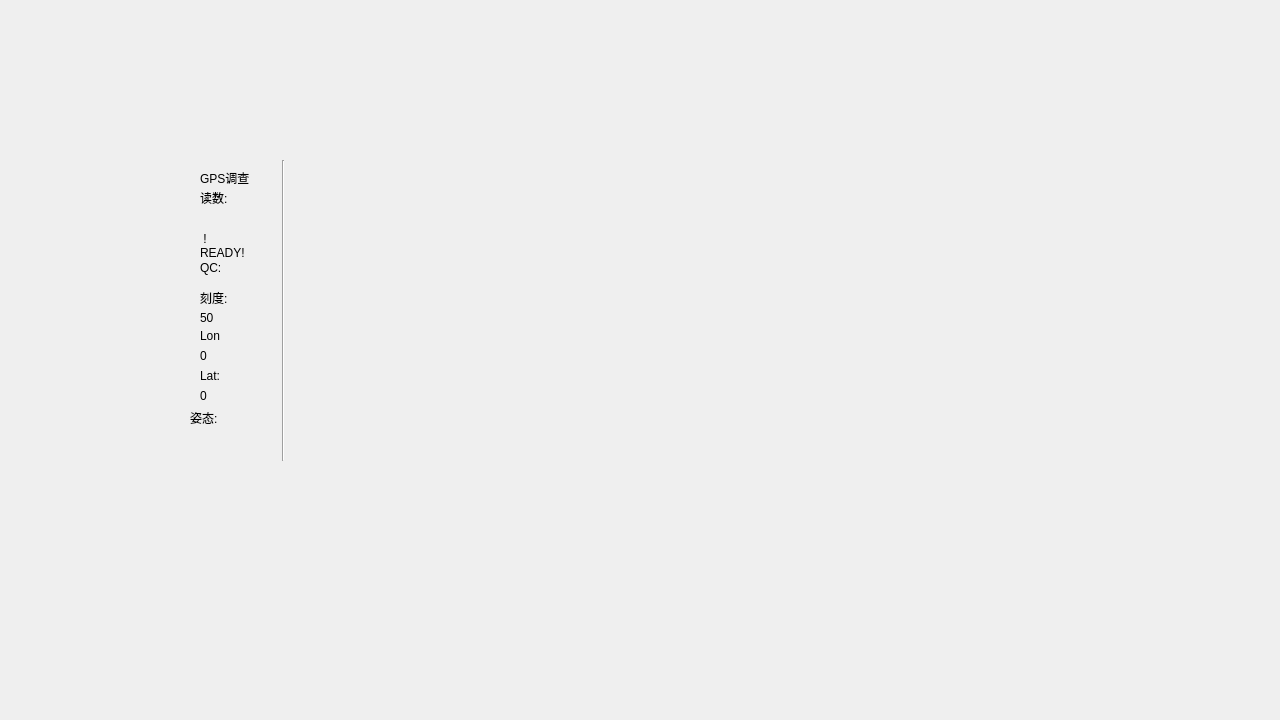
<?xml version="1.0" encoding="UTF-8"?>
<ui version="4.0">
 <class>MappedMode</class>
 <widget class="QMainWindow" name="MappedMode">
  <property name="geometry">
   <rect>
    <x>0</x>
    <y>0</y>
    <width>1280</width>
    <height>720</height>
   </rect>
  </property>
  <property name="windowTitle">
   <string>MainWindow</string>
  </property>
  <widget class="QWidget" name="centralwidget">
   <widget class="QLabel" name="qcDataLabel">
    <property name="geometry">
     <rect>
      <x>200</x>
      <y>270</y>
      <width>61</width>
      <height>16</height>
     </rect>
    </property>
    <property name="text">
     <string/>
    </property>
   </widget>
   <widget class="QLabel" name="fieldLabel">
    <property name="geometry">
     <rect>
      <x>200</x>
      <y>190</y>
      <width>71</width>
      <height>16</height>
     </rect>
    </property>
    <property name="styleSheet">
     <string notr="true"/>
    </property>
    <property name="text">
     <string>读数:</string>
    </property>
   </widget>
   <widget class="QLabel" name="scaleDataLabel">
    <property name="geometry">
     <rect>
      <x>200</x>
      <y>310</y>
      <width>61</width>
      <height>16</height>
     </rect>
    </property>
    <property name="text">
     <string>50</string>
    </property>
   </widget>
   <widget class="QLabel" name="qcLabel">
    <property name="geometry">
     <rect>
      <x>200</x>
      <y>260</y>
      <width>61</width>
      <height>16</height>
     </rect>
    </property>
    <property name="styleSheet">
     <string notr="true"/>
    </property>
    <property name="text">
     <string>QC:</string>
    </property>
   </widget>
   <widget class="QLabel" name="modeLabel">
    <property name="geometry">
     <rect>
      <x>200</x>
      <y>170</y>
      <width>101</width>
      <height>16</height>
     </rect>
    </property>
    <property name="styleSheet">
     <string notr="true"/>
    </property>
    <property name="text">
     <string>GPS调查</string>
    </property>
    <property name="wordWrap">
     <bool>true</bool>
    </property>
   </widget>
   <widget class="QLabel" name="scaleLabel">
    <property name="geometry">
     <rect>
      <x>200</x>
      <y>290</y>
      <width>61</width>
      <height>16</height>
     </rect>
    </property>
    <property name="styleSheet">
     <string notr="true"/>
    </property>
    <property name="text">
     <string>刻度:</string>
    </property>
   </widget>
   <widget class="QLabel" name="fieldDataLabel">
    <property name="geometry">
     <rect>
      <x>200</x>
      <y>210</y>
      <width>81</width>
      <height>16</height>
     </rect>
    </property>
    <property name="text">
     <string/>
    </property>
   </widget>
   <widget class="Line" name="line">
    <property name="geometry">
     <rect>
      <x>273</x>
      <y>160</y>
      <width>20</width>
      <height>301</height>
     </rect>
    </property>
    <property name="autoFillBackground">
     <bool>false</bool>
    </property>
    <property name="orientation">
     <enum>Qt::Vertical</enum>
    </property>
   </widget>
   <widget class="QLabel" name="statusLabel">
    <property name="geometry">
     <rect>
      <x>200</x>
      <y>230</y>
      <width>51</width>
      <height>31</height>
     </rect>
    </property>
    <property name="styleSheet">
     <string notr="true"/>
    </property>
    <property name="text">
     <string> !READY! </string>
    </property>
    <property name="wordWrap">
     <bool>true</bool>
    </property>
   </widget>
   <widget class="QLabel" name="lineLabel">
    <property name="geometry">
     <rect>
      <x>200</x>
      <y>330</y>
      <width>54</width>
      <height>12</height>
     </rect>
    </property>
    <property name="text">
     <string>Lon</string>
    </property>
   </widget>
   <widget class="QLabel" name="lineDataLabel">
    <property name="geometry">
     <rect>
      <x>200</x>
      <y>350</y>
      <width>54</width>
      <height>12</height>
     </rect>
    </property>
    <property name="text">
     <string>0</string>
    </property>
   </widget>
   <widget class="QLabel" name="markLabel">
    <property name="geometry">
     <rect>
      <x>200</x>
      <y>370</y>
      <width>54</width>
      <height>12</height>
     </rect>
    </property>
    <property name="text">
     <string>Lat:</string>
    </property>
   </widget>
   <widget class="QLabel" name="markDataLabel">
    <property name="geometry">
     <rect>
      <x>200</x>
      <y>390</y>
      <width>54</width>
      <height>12</height>
     </rect>
    </property>
    <property name="text">
     <string>0</string>
    </property>
   </widget>
   <widget class="QLabel" name="poseLabel">
    <property name="geometry">
     <rect>
      <x>190</x>
      <y>410</y>
      <width>61</width>
      <height>16</height>
     </rect>
    </property>
    <property name="styleSheet">
     <string notr="true"/>
    </property>
    <property name="text">
     <string>姿态:</string>
    </property>
   </widget>
   <widget class="QLabel" name="poseXLabel">
    <property name="geometry">
     <rect>
      <x>190</x>
      <y>430</y>
      <width>61</width>
      <height>16</height>
     </rect>
    </property>
    <property name="styleSheet">
     <string notr="true"/>
    </property>
    <property name="text">
     <string/>
    </property>
   </widget>
   <widget class="QLabel" name="poseYLabel">
    <property name="geometry">
     <rect>
      <x>190</x>
      <y>450</y>
      <width>61</width>
      <height>16</height>
     </rect>
    </property>
    <property name="styleSheet">
     <string notr="true"/>
    </property>
    <property name="text">
     <string/>
    </property>
   </widget>
   <widget class="QLabel" name="poseZLabel">
    <property name="geometry">
     <rect>
      <x>190</x>
      <y>470</y>
      <width>61</width>
      <height>16</height>
     </rect>
    </property>
    <property name="styleSheet">
     <string notr="true"/>
    </property>
    <property name="text">
     <string/>
    </property>
   </widget>
  </widget>
 </widget>
 <resources/>
 <connections/>
</ui>
